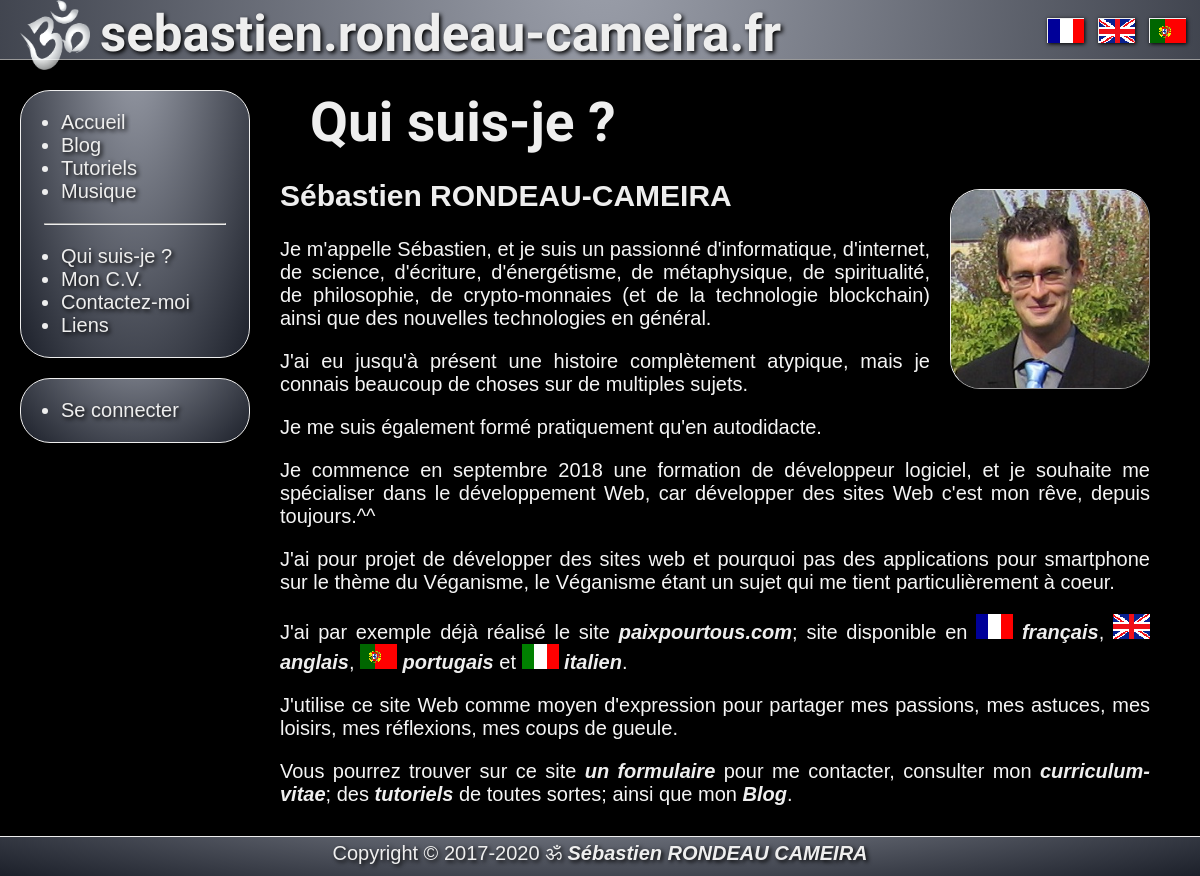
Before: /?page=about with the older database file.
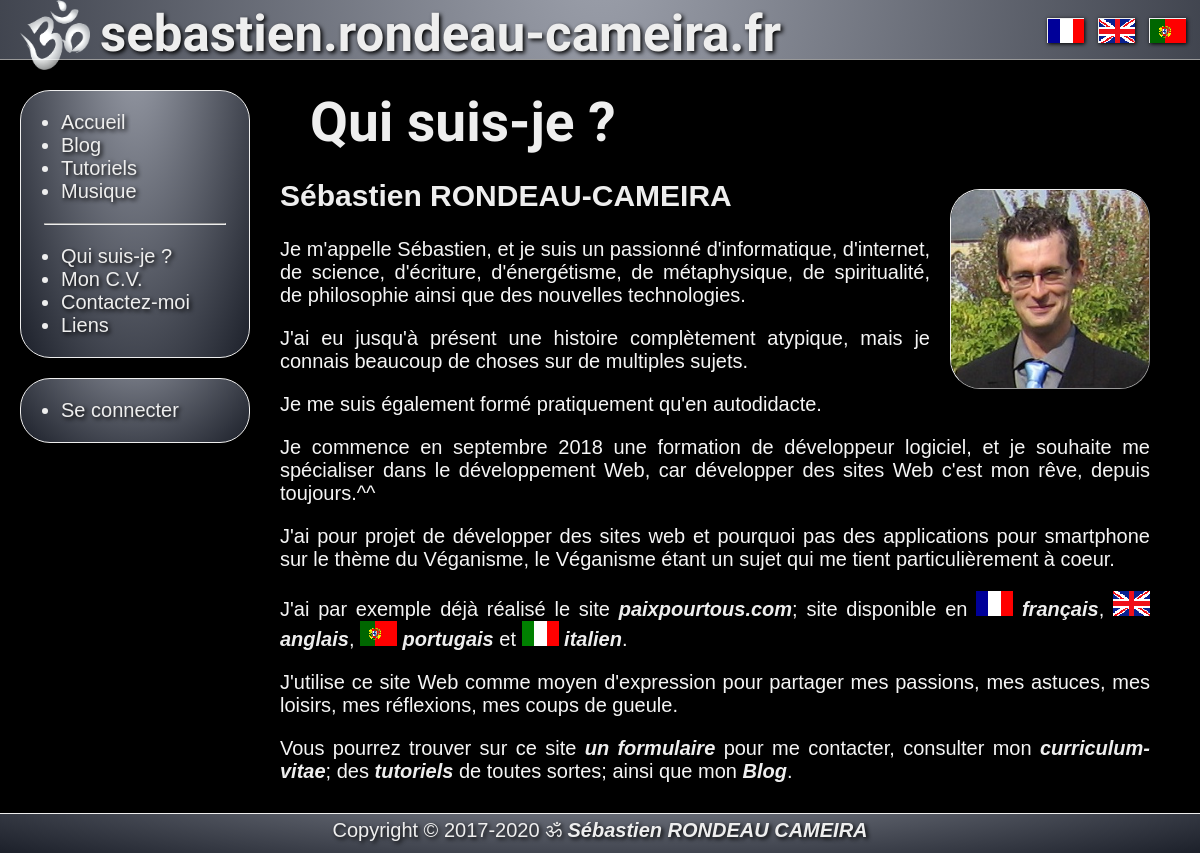
After: the same page with the newer database file.
### tables this page shows
CREATE TABLE IF NOT EXISTS `pages_fr` (
`page_id` int(11) NOT NULL,
  `page_slug` varchar(11) NOT NULL,
  `page_title` varchar(50) NOT NULL,
  `page_content` longtext NOT NULL
);

### public_html/index.php (called while the page is built, shortened)
<?php
    require './includes/inc_gestion_lang.php';
    if (!empty($_GET['page'])) {
        $slug = $_GET['page'];
    }
    else {
        $slug = "home";
        $og_type = "website";
    }
    $pages = new Pages();
    if($lang == 'en') {
        $page = $pages->findEn($slug);
    } elseif($lang == 'pt') {
        $page = $pages->findPt($slug);
    } else {
        $page = $pages->findFr($slug);
    }
    $title = $page['page_title'];
    $text = $page['page_content'];
    require './includes/inc_head.php';
    require './includes/inc_header.php';
    require './includes/inc_block_menu.php';
    require './includes/inc_page_'.$slug.'.php';
    require './includes/inc_footer.php';

### public_html/includes/inc_gestion_lang.php (called while the page is built, shortened)
<?php
    if(isset($_SESSION['lang'])) {
        if($_SESSION['lang'] == 'en') {
            $_SESSION['lang'] = 'en';
            $lang = "en";
        } elseif($_SESSION['lang'] == 'pt') {
            $_SESSION['lang'] = 'pt';
            $lang = "pt";
        } else {
            $_SESSION['lang'] = "fr";
            $lang = "fr";
        }
    } else {
        $lang = "fr";
    }

### public_html/App/Db.php (called while the page is built, shortened)
<?php
abstract class Db
{
    protected static $_instance = null;
    public static function getInstance()
    {
        if(self::$_instance === null)
        {
            self::$_instance = new PDO
            (
                'mysql:host=localhost;dbname=sebastien;charset=utf8',
                'sebastien',
                '6spCeWFu8smHKY51',
                [
                    PDO::ATTR_ERRMODE => PDO::ERRMODE_EXCEPTION,
                    PDO::ATTR_DEFAULT_FETCH_MODE => PDO::FETCH_ASSOC
                ]
            );
        }
        return self::$_instance;
    }
    public function __construct()
    {
        $this->pdo = Db::getInstance();
    }
}

### public_html/App/Classes/Pages.php (called while the page is built, shortened)
<?php
class Pages extends Db
{
    public function findFr(string $slug)
    {
        $sql = "SELECT
        `page_id`,
        `page_slug`,
        `page_title`,
        `page_content`
        FROM `pages_fr`
        WHERE `page_slug` = :page_slug";
        $stmt = $this->pdo->prepare($sql);
        $stmt->bindValue(
            ':page_slug',
            $slug
        );
        if($stmt->execute())
        {
            $result = $stmt->fetch();
        }
        return $result;
    }
}

### public_html/includes/inc_page_about.php (the view)
        <article>
            <div class="title"><?php echo $title; ?></div>
            <div class="article">
<?php echo $text; ?>
            </div>
        </article>

### public_html/includes/inc_head.php (shortened to what this page needs)
<!DOCTYPE html>
<html lang="<?php echo($lang); ?>">
<head>
    <link rel="stylesheet" href="/css/style.min.css">
</head>

### public_html/includes/inc_header.php
<body>
    <header>
        <a href="/">
            <img src="/images/aum_blanc.png" alt="Logo" id="logo-img">
            <h1 id="logo-txt">sebastien.rondeau-cameira.fr</h1>
        </a>
        <div id="barre-lang">
            <form method="POST">
                <input type="submit" name="lang" id="flag-fr" value="fr"> -
                <input type="submit" name="lang" id="flag-en" value="en"> -
                <input type="submit" name="lang" id="flag-pt" value="pt">
            </form>
        </div>
    </header>

### public_html/includes/inc_block_menu.php
<?php
    if($lang == 'fr') {
        require('inc_menu_fr.php');
    } elseif($lang == 'en') {
        require('inc_menu_en.php');
    } elseif($lang == 'pt') {
        require('inc_menu_pt.php');
    }

### public_html/includes/inc_menu_fr.php (shortened to what this page needs)
        <div class="menu">
            <div id="hamburger">
                <div id="hamburger-content">
                    <nav>
                        <ul>
                            <li><a href="/">Accueil</a></li>
                            <li><a href="/?page=blog">Blog</a></li>
                            <li><a href="/?page=tutos">Tutoriels</a></li>
                            <li><a href="/?page=music">Musique</a></li>
                        </ul>
                        <hr>
                        <ul>
                            <li><a href="/?page=about">Qui suis-je ?</a></li>
                            <li><a href="/?page=cv">Mon C.V.</a></li>
                            <li><a href="/?page=contact">Contactez-moi</a></li>
                            <li><a href="/?page=links">Liens</a></li>
                        </ul>
                    </nav>
                    <nav>
                        <ul>
<?php if(isset($_SESSION['auth'])): ?>
<?php
        if($_SESSION['auth']['user_is_vip'] == TRUE) {
?>
                            <li><a href="/?page=diary">Journal</a></li>
<?php
        }
?>
                            <li><a href="/?page=account">Mon compte</a></li>
                            <li><a href="/?page=logout">Se déconnecter</a></li>
<?php else: ?>
                            <li><a href="/?page=login">Se connecter</a></li>
<?php endif; ?>
                        </ul>
                    </nav>
                </div>
            </div>
        </div>

### public_html/includes/inc_footer.php
    <footer>
        <p>
            Copyright © 2017-<?php echo date('Y'); ?> ॐ
            <a href="/?page=about">Sébastien RONDEAU CAMEIRA</a>
        </p>
    </footer>
</body>
</html>

Changed rows visible on the page:
changed pages_fr "Qui suis-je ?": page_content "…métaphysique, de spiritualité, de philosophie, de crypto-monnaies (et de la technologie blockchain) ainsi que des nouvelles technologies en général. J'ai eu jusqu'à présent…" → "…métaphysique, de spiritualité, de philosophie ainsi que des nouvelles technologies. J'ai eu jusqu'à présent…"
